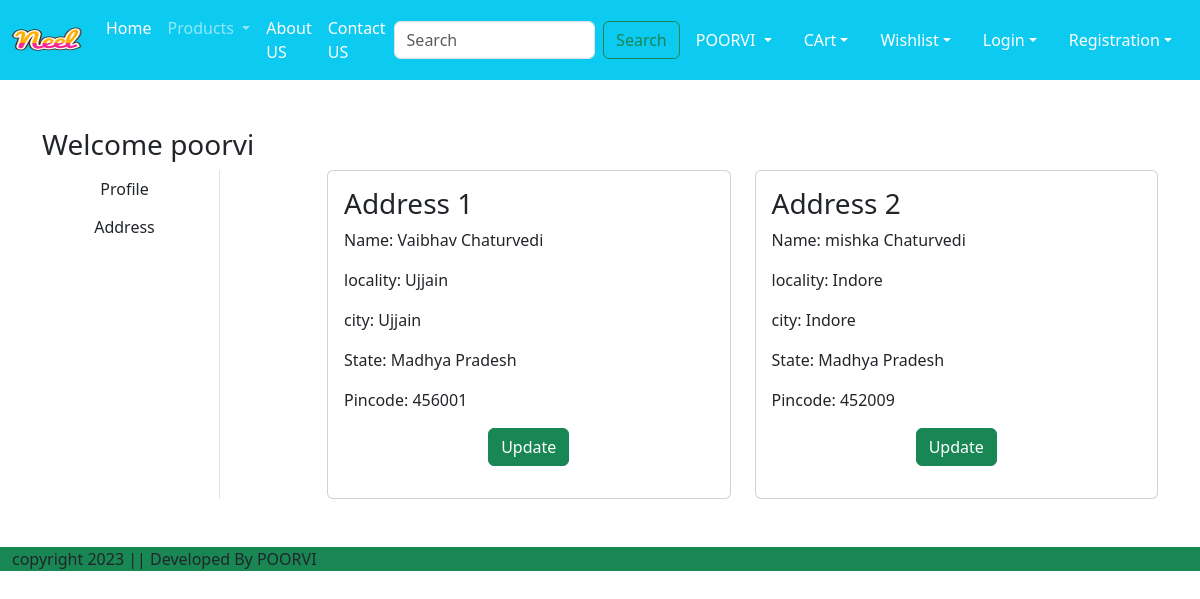
The page /address/ (signed in) on the database its author committed.
### app/models.py (models this page shows, shortened)
class Customer(models.Model):
    user = models.ForeignKey(User, on_delete=models.CASCADE)
    name = models.CharField(max_length=200)
    locality=models.CharField(max_length=200)
    city = models.CharField(max_length=50)
    zipcode = models.IntegerField()
    state = models.CharField(choices=STATE_CHOICES,max_length=50)

### app/views.py (the view)
# urls.py: path("address/",views.address, name='address'),
def address(request):
    add = Customer.objects.filter(user=request.user)
    return render(request,'app/address.html',locals())

### app/templates/app/address.html (shortened to what this page needs)
{% extends 'app/base.html' %}
{% load static %}
{% block Main-content %}
<div class="container my-5">
 <div class="row">
 <h3>Welcome <span class=""text-capitalize>{{request.user}}</span></h3>
  <div class="col-sm-2 border-end">
   <ul class="list-unstyled">
    <li class="d-grid"><a href="{% url 'profile' %}" class="btn">Profile</a></li>
    <li class="d-grid"><a href="{% url 'address' %}" class="btn {{active}}">Address</a></li>
   </ul>
  </div>
  <div class="col-sm-9 offset-sm-1">
   <div class="row">
    {% for ad in add %}
    <div class="col-sm-6">
     <div class="card">
      <div class="card-body">
       <h3>Address {{forloop.counter}}</h3>
       <p>Name: {{ad.name}}</p>
       <p>locality: {{ad.locality}}</p>
       <p>city: {{ad.city}}</p>
       <p>State: {{ad.state}}</p>
       <p>Pincode: {{ad.zipcode}}</p>
       <p class="text-center"><a href="{%url 'updateAddress' pk=ad.id %}" type="button" class="btn btn-success">Update</a></p>
      </div>
     </div>
    </div>
    {% endfor %}
   </div>
  </div>
 </div>
</div>
{% endblock Main-content %}

### rows shown on the page
Customer: name "Vaibhav Chaturvedi", locality "Ujjain", city "Ujjain", state "Madhya Pradesh", zipcode "456001"
Customer: name "mishka Chaturvedi", locality "Indore", city "Indore", state "Madhya Pradesh", zipcode "452009"

### other values the page prints
{{ request.user }} "poorvi"
